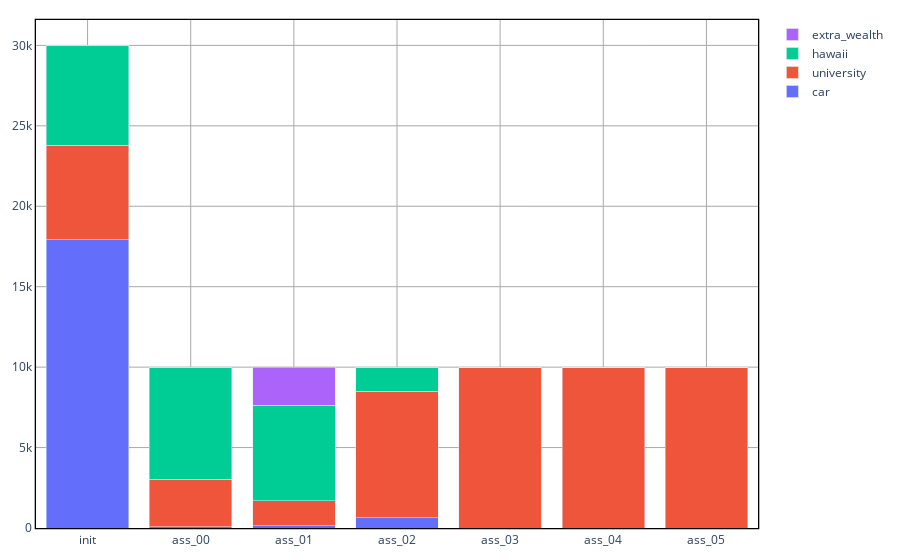
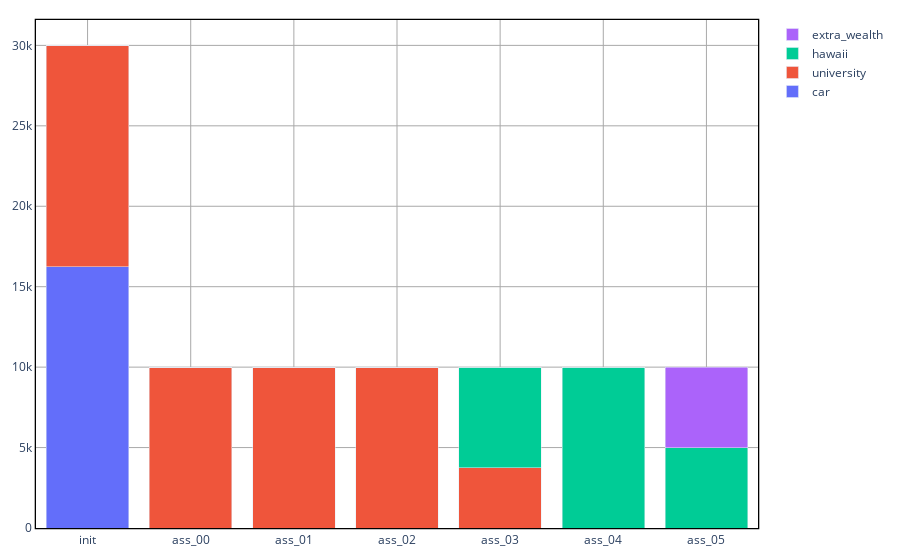

Notebook source saved alongside these figures, in order:
### Code cell
plt = AssetSplitDetailsChart(problem, sol, "Goal", colormap_liab)
plt.show()
plt = AssetSplitDetailsChart(problem, sol_bah, "Goal", colormap_liab)
plt.show()

### Figure 1 — Plotly figure (JSON) as saved in the notebook; plotly's stock layout.template omitted (floating-point values rounded to 4 significant figures)
{"data": [{"marker": {"color": "#636EFA"}, "name": "car", "type": "bar", "x": ["init", "ass_00", "ass_01", "ass_02", "ass_03", "ass_04", "ass_05"], "y": [17910.0, 85.58, 148.7, 634.2, 0, 0, 0]}, {"marker": {"color": "#EF553B"}, "name": "university", "type": "bar", "x": ["init", "ass_00", "ass_01", "ass_02", "ass_03", "ass_04", "ass_05"], "y": [5886.0, 2949.0, 1559.0, 7866.0, 10000.0, 10000, 10000.0]}, {"marker": {"color": "#00CC96"}, "name": "hawaii", "type": "bar", "x": ["init", "ass_00", "ass_01", "ass_02", "ass_03", "ass_04", "ass_05"], "y": [6209.0, 6966.0, 5919.0, 1500.0, 0, 0, 0]}, {"marker": {"color": "#AB63FA"}, "name": "extra_wealth", "type": "bar", "x": ["init", "ass_00", "ass_01", "ass_02", "ass_03", "ass_04", "ass_05"], "y": [0, 0, 2373.0, 0, 0, 0, 0]}], "layout": {"barmode": "stack", "margin": {"b": 20, "l": 20, "r": 20, "t": 20}, "paper_bgcolor": "white", "plot_bgcolor": "white", "showlegend": true, "xaxis": {"gridcolor": "darkgray", "gridwidth": 1, "linecolor": "black", "linewidth": 1.3, "mirror": true, "showgrid": true, "showline": true}, "yaxis": {"gridcolor": "darkgray", "gridwidth": 1, "linecolor": "black", "linewidth": 1.3, "mirror": true, "showgrid": true, "showline": true}}}

### Figure 2 — Plotly figure (JSON) as saved in the notebook; plotly's stock layout.template omitted (floating-point values rounded to 4 significant figures)
{"data": [{"marker": {"color": "#636EFA"}, "name": "car", "type": "bar", "x": ["init", "ass_00", "ass_01", "ass_02", "ass_03", "ass_04", "ass_05"], "y": [16250, 0, 0, 0, 0, 0, 0]}, {"marker": {"color": "#EF553B"}, "name": "university", "type": "bar", "x": ["init", "ass_00", "ass_01", "ass_02", "ass_03", "ass_04", "ass_05"], "y": [13750, 10000, 10000, 10000, 3750, 0, 0]}, {"marker": {"color": "#00CC96"}, "name": "hawaii", "type": "bar", "x": ["init", "ass_00", "ass_01", "ass_02", "ass_03", "ass_04", "ass_05"], "y": [0, 0, 0, 0, 6250, 10000, 5000]}, {"marker": {"color": "#AB63FA"}, "name": "extra_wealth", "type": "bar", "x": ["init", "ass_00", "ass_01", "ass_02", "ass_03", "ass_04", "ass_05"], "y": [0, 0, 0, 0, 0, 0, 5000]}], "layout": {"barmode": "stack", "margin": {"b": 20, "l": 20, "r": 20, "t": 20}, "paper_bgcolor": "white", "plot_bgcolor": "white", "showlegend": true, "xaxis": {"gridcolor": "darkgray", "gridwidth": 1, "linecolor": "black", "linewidth": 1.3, "mirror": true, "showgrid": true, "showline": true}, "yaxis": {"gridcolor": "darkgray", "gridwidth": 1, "linecolor": "black", "linewidth": 1.3, "mirror": true, "showgrid": true, "showline": true}}}
